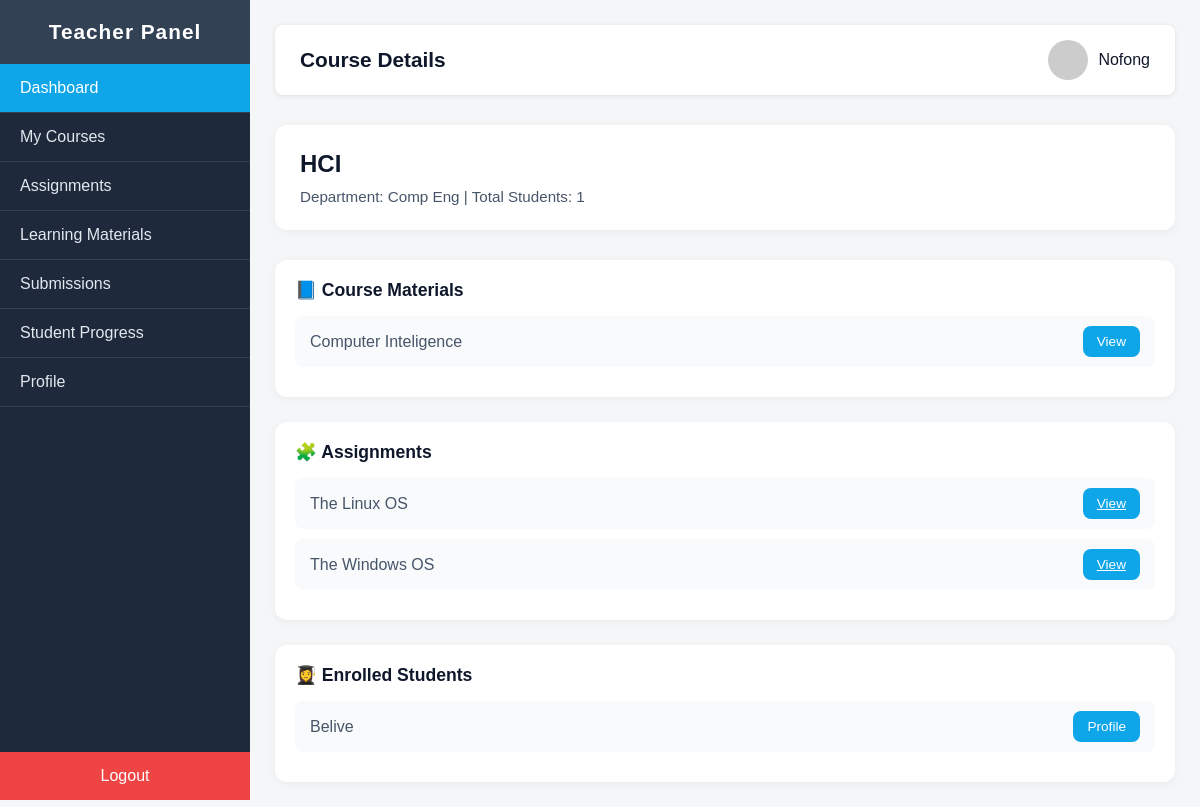
The page /dashboard/teacher/courses/hci (signed in) on the database as committed earlier.
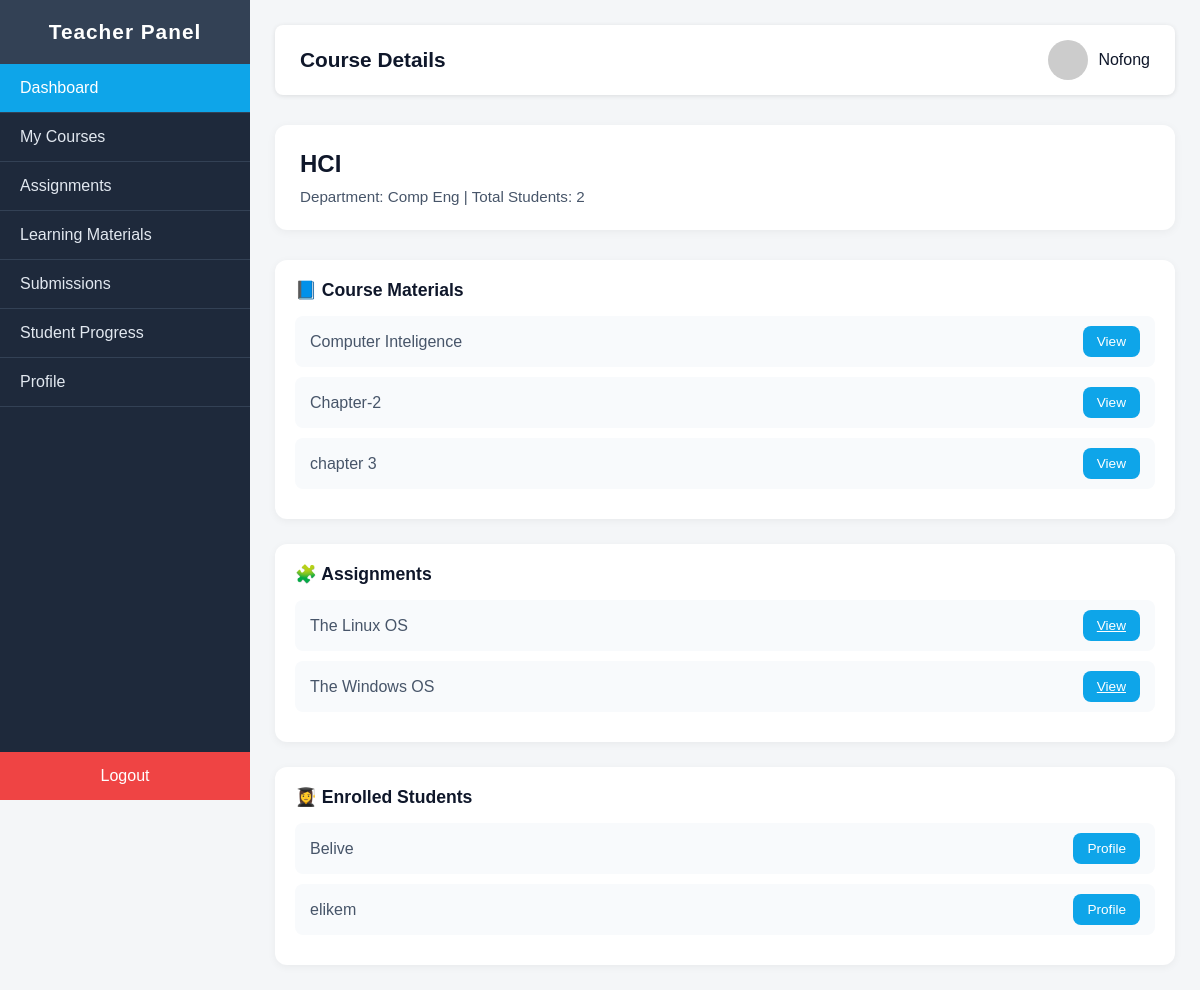
The same page on the database as committed later.
### main/models.py (models this page shows, shortened)
class LearningMaterial(models.Model):
    slug = models.SlugField(unique=True,blank=True)
    created_by = models.ForeignKey(
        settings.AUTH_USER_MODEL,
        on_delete=models.CASCADE,
        related_name="learning_materials_created"
    )
    course = models.ForeignKey(
        Course,
        on_delete=models.CASCADE,
        related_name="learning_materials"
    )
    title = models.CharField(blank=True,max_length=100,null=True)
    description = models.TextField(blank=True,null=True,max_length=200)
    material = models.FileField(
        upload_to="learning_materials/",
        validators=[exts_validator],
        unique=True
    )
    created_at = models.DateTimeField(auto_now_add=True)
    updated_at = models.DateTimeField(auto_now=True)

class Assignment(models.Model):
    slug = models.SlugField(unique=True,blank=True)
    created_by = models.ForeignKey(
        settings.AUTH_USER_MODEL,
        on_delete=models.CASCADE,
        related_name="assignments_created"
    )
    title = models.CharField(blank=True,max_length=100,unique=True)
    description = models.TextField(blank=True,null=True)
    course = models.ForeignKey(
        Course,
        on_delete=models.CASCADE,
        related_name="assignments"
    )
    material = models.FileField(upload_to="assignments/",validators=[exts_validator],unique=True)
    due_date = models.DateTimeField(null=True, blank=True)
    created_at = models.DateTimeField(auto_now_add=True)
    updated_at = models.DateTimeField(auto_now=True)

### users/models.py (models this page shows)
class CustomUser(AbstractUser):
    ROLES = {
        None:"Select user",
        "admin":"Admin",
        "teacher":"Teacher",
        "student":"Student",
    }
    school_id = models.CharField(blank=True,null=True,unique=True,validators=[is_umat_id])
    role = models.CharField(choices=ROLES, blank=True,default="teacher")
    department = models.ForeignKey(
        Department,
            on_delete=models.SET_NULL,
            null=True,
            blank=True,
            related_name="users",
            default="4"
        )
    def __str__(self):
        return self.username
    USERNAME_FIELD = "school_id"

### main/views.py (the view)
# urls.py: path("teacher/courses/<slug:slug>",views.teacher_course_detail,name = "teacher_course_detail"),
def teacher_course_detail(request,slug):
    course = Course.objects.get(slug=slug,teacher=request.user)
    assignments = Assignment.objects.filter(course = course )
    print(course.assignments.all()==assignments)
    learning_materials = LearningMaterial.objects.filter(course = course)
    all_enrolled_students = course.students.all()
    context = {
        "course":course,
        "assignments":assignments,
        "learning_materials":learning_materials,
        "students":all_enrolled_students
    }
    return render(request,"main/teacher_course_detail.html",context)

### main/context_processors.py (called while the page is built)
def total_values(request):
    total_users = User.objects.all().count()
    total_teachers = User.objects.filter(role = "teacher").count()
    total_students = User.objects.filter(role = "student").count()
    total_departments = Department.objects.all().count()
    total_courses = Course.objects.all().count()
    context = {
        "total_students":total_students,
        "total_teachers":total_teachers,
        "total_courses":total_courses,
        "total_departments":total_departments,
    }
    return context

### main/models.py (called while the page is built)
    def __str__(self):
        return self.name

### main/templates/main/teacher_course_detail.html
{% extends 'teacher_base.html' %}
{% load static %}
{% block extra_styles %}
    <link rel="stylesheet" href="{% static 'main/css/teacher_course_detail.css' %}">
{% endblock extra_styles %}
{% block body %}
    <div class="top-bar">
      <h1>Course Details</h1>
      <div class="profile">
        <img src="https://via.placeholder.com/40" alt="Teacher">
        <span>{{user}}</span>
      </div>
    </div>
    <div class="course-header">
      <h2>{{course.name}}</h2>
      <p>Department: {{course.department}} | Total Students: {{students|length}}</p>
    </div>
    <section class="content-sections">
      <div class="section-card">
        <h3>📘 Course Materials</h3>
        <ul>
          {% for material in learning_materials %}
          <li>
            <span>{{material.title}}</span>
            <a class="btn">View</a>
          </li>
          {% empty %}
          <li>
            <span>No materials yet </span>
          </li>
          {% endfor %}
        </ul>
      </div>
      <div class="section-card">
        <h3>🧩 Assignments</h3>
        <ul>
          {% for assignment in assignments %}
          <li>
            <span>{{assignment.title}}</span>
            <a  href="{% url 'main:teacher_assignment_detail' assignment.slug  %}" class="btn">View</a>
          </li>
          {% empty %}
          <li>
            <span>No Assignments yet </span>
          </li>
          {% endfor %}
        </ul>
      </div>
      <div class="section-card">
        <h3>👩‍🎓 Enrolled Students</h3>
        <ul>
          {% for student in students %}
          <li>
            <span>{{student.username}}</span>
            <button class="btn">Profile</button>
          </li>
          {% empty %}
          <li>
            <span>No Students enrolled yet </span>
          </li>
          {% endfor %}
        </ul>
      </div>
    </section>
</body>
</html>
{% endblock body %}

Rows that differ between the two databases and show on the page:
added LearningMaterial: title "Chapter-2"
added LearningMaterial: title "chapter 3"
now on this page (row edited): CustomUser: username "elikem"
Other text that changed with them:
{{ students|length }}: "1" → "2"
